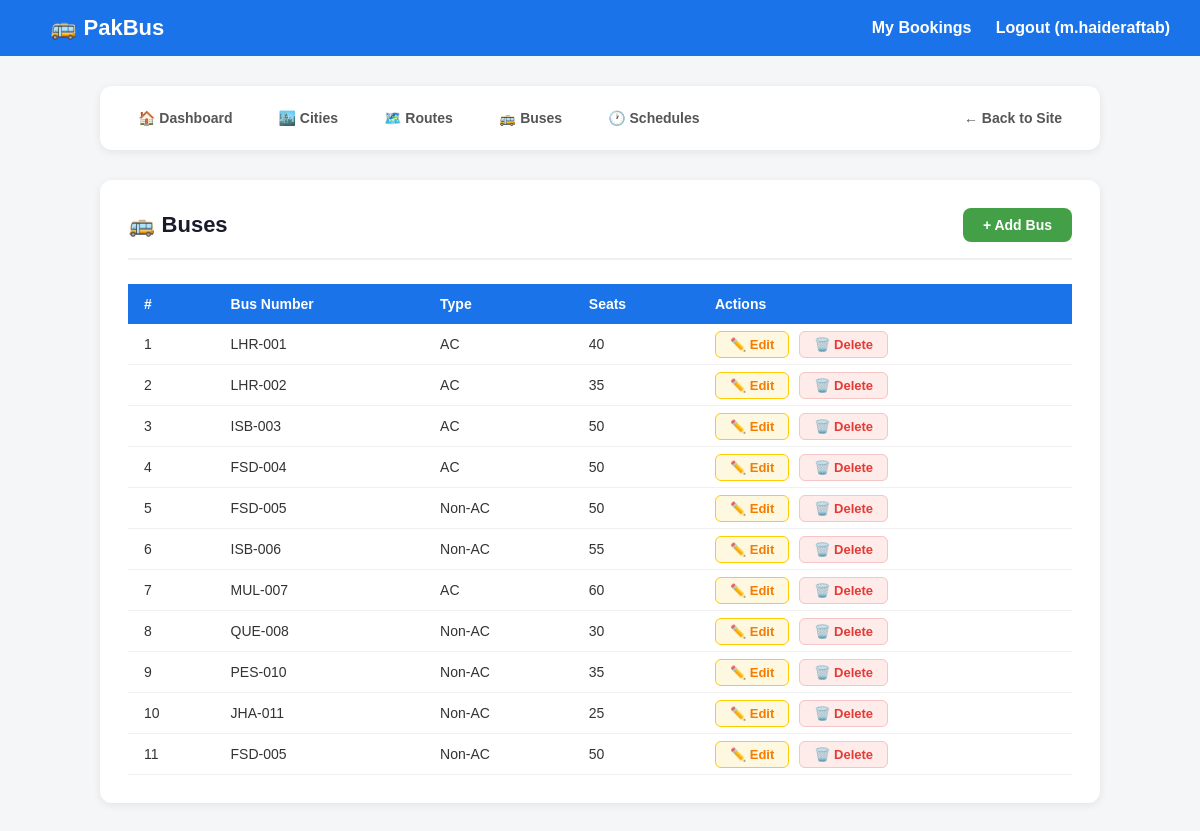
Page /manage/buses/ (signed in) on the committed database.
### buses/models.py (models this page shows, shortened)
class Bus(models.Model):
    BUS_TYPES = [
        ('AC', 'AC'),
        ('Non-AC', 'Non-AC'),
        ('Sleeper', 'Sleeper'),
    ]
    bus_number  = models.CharField(max_length=20)
    total_seats = models.IntegerField()
    bus_type    = models.CharField(max_length=20, choices=BUS_TYPES)

### management/views.py (the view)
# urls.py: path('buses/',                   views.bus_list,       name='bus_list'),
@staff_member_required
def bus_list(request):
    buses = Bus.objects.all()
    return render(request, 'management/bus_list.html', {'buses': buses})

### templates/management/bus_list.html
{% extends 'management/base_manage.html' %}
{% block manage_content %}
<div class="manage-card">
    <div class="manage-header">
        <h2>🚌 Buses</h2>
        <a href="/manage/buses/add/" class="btn-add">+ Add Bus</a>
    </div>
    <table>
        <tr><th>#</th><th>Bus Number</th><th>Type</th><th>Seats</th><th>Actions</th></tr>
        {% for bus in buses %}
        <tr>
            <td>{{ forloop.counter }}</td>
            <td>{{ bus.bus_number }}</td>
            <td>{{ bus.bus_type }}</td>
            <td>{{ bus.total_seats }}</td>
            <td>
                <a href="/manage/buses/edit/{{ bus.id }}/" class="btn-edit">✏️ Edit</a>
                <a href="/manage/buses/delete/{{ bus.id }}/" class="btn-delete">🗑️ Delete</a>
            </td>
        </tr>
        {% endfor %}
    </table>
</div>
{% endblock %}

### templates/base.html (shortened to what this page needs)
{% load static %}
<!DOCTYPE html>
<html lang="en">
<head>
    <link rel="stylesheet" href="{% static 'css/base.css' %}">
</head>
<body>
    <nav>
        <a href="/" class="brand">🚌 PakBus</a>
        <div>
            {% if user.is_authenticated %}
                <a href="/book/my/">My Bookings</a>
                <a href="/users/logout/">Logout ({{ user.username }})</a>
            {% else %}
                <a href="/users/login/">Login</a>
                <a href="/users/register/">Register</a>
            {% endif %}
        </div>
    </nav>
    <div class="container">
        {% block content %}{% endblock %}
    </div>
</body>
</html>

### static/css/base.css (style rules this page uses)
* { margin: 0; padding: 0; box-sizing: border-box; }
body { font-family: Arial, sans-serif; background: #f4f6f8; color: #333; }
nav { background: #1a73e8; padding: 15px 30px; display: flex; justify-content: space-between; align-items: center; }
nav a { color: white; text-decoration: none; margin-left: 20px; font-weight: bold; }
nav .brand { font-size: 22px; }
.container { max-width: 1100px; margin: 30px auto; padding: 0 20px; }

### templates/management/base_manage.html (style rules this page uses)
.manage-card { background: white; border-radius: 12px; padding: 28px; box-shadow: 0 2px 8px rgba(0,0,0,0.08); }
.manage-header { display: flex; justify-content: space-between; align-items: center; margin-bottom: 24px; padding-bottom: 16px; border-bottom: 2px solid #f0f0f0; }
.manage-header h2 { font-size: 22px; color: #1a1a2e; }
.btn-add { background: #43a047; color: white; padding: 9px 20px; border-radius: 8px; text-decoration: none; font-size: 14px; font-weight: bold; transition: background 0.2s; }
table { width: 100%; border-collapse: collapse; }
th { background: #1a73e8; color: white; padding: 12px 16px; text-align: left; font-size: 14px; }
td { padding: 12px 16px; border-bottom: 1px solid #f0f0f0; font-size: 14px; color: #333; }
.btn-edit { background: #fff8e1; color: #f57c00; border: 1px solid #ffcc02; padding: 5px 14px; border-radius: 6px; text-decoration: none; font-size: 13px; font-weight: bold; margin-right: 6px; }
.btn-delete { background: #fdecea; color: #e53935; border: 1px solid #f5c6c5; padding: 5px 14px; border-radius: 6px; text-decoration: none; font-size: 13px; font-weight: bold; }

### rows in the picture
Bus: bus_number "LHR-001", bus_type "AC", total_seats "40"
Bus: bus_number "LHR-002", bus_type "AC", total_seats "35"
Bus: bus_number "ISB-003", bus_type "AC", total_seats "50"
Bus: bus_number "FSD-004", bus_type "AC", total_seats "50"
Bus: bus_number "FSD-005", bus_type "Non-AC", total_seats "50"
Bus: bus_number "ISB-006", bus_type "Non-AC", total_seats "55"
Bus: bus_number "MUL-007", bus_type "AC", total_seats "60"
Bus: bus_number "QUE-008", bus_type "Non-AC", total_seats "30"
Bus: bus_number "PES-010", bus_type "Non-AC", total_seats "35"
Bus: bus_number "JHA-011", bus_type "Non-AC", total_seats "25"
Bus: bus_number "FSD-005", bus_type "Non-AC", total_seats "50"

### other values in the picture
{{ user.username }} "m.haideraftab"
